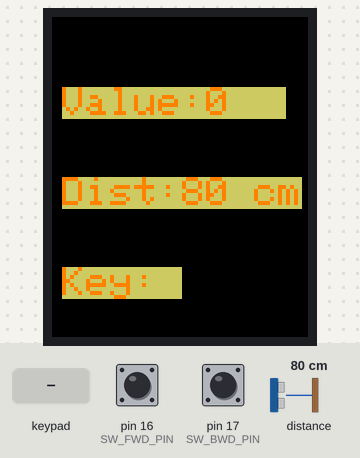
This sketch was run on a simulated Arduino Mega 2560, built with avr-gcc and run on an emulated ATmega2560. On the bench: 128×160 colour display. The inputs (shaded band) are chosen by the test bench; at power-on: pin 16 (SW_FWD_PIN) HIGH, pin 17 (SW_BWD_PIN) HIGH, distance to the obstacle 80 cm. What the sketch prints to the serial monitor is not drawn.

Above: at 1.4 s.
1.5 s: keypad keys 3 0 3 1 3 2 3 3 # pressed 0.4 s apart
At 5.1 s:
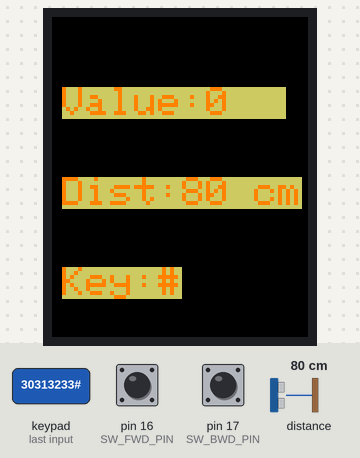
6.6 s: key 'A' pressed
At 7.4 s:
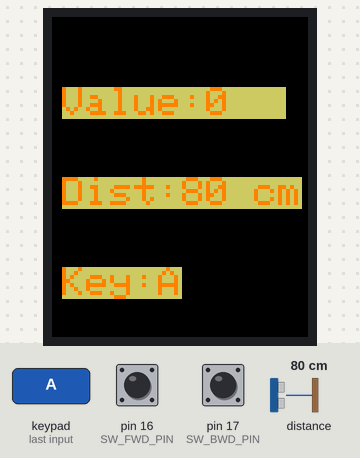
8.1 s: key 'B' pressed
At 8.6 s:
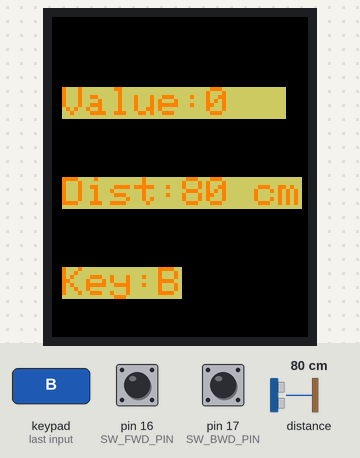
9.6 s: keypad keys 3 0 3 1 3 2 3 3 * pressed 0.4 s apart
At 13.7 s:
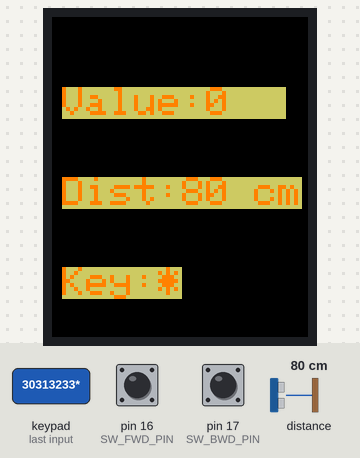
14.7 s: key 'C' pressed
At 15.9 s:
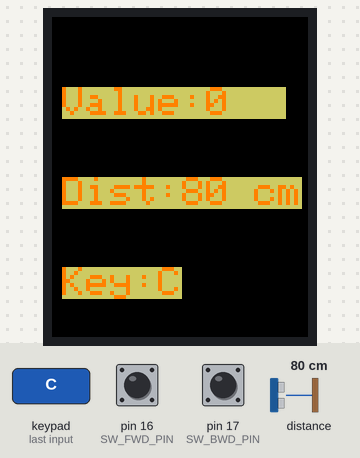
16.2 s: keypad keys 3 0 3 1 3 2 3 3 D pressed 0.4 s apart
At 18.9 s:
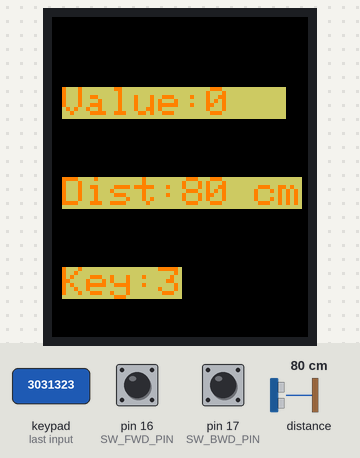
Timing chart, 0 to 20.4 s (numbered marks = the images above; inputs shaded):
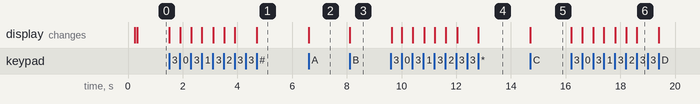

Measured:
- after the input at 1.5 s, the display: first changes at once (image 1 shows a later state)
- after the input at 6.6 s, the display: changes at once (image 2)
- after the input at 8.1 s, the display: changes at once (image 3)
- after the input at 9.6 s, the display: first changes at once (image 4 shows a later state)
- after the input at 14.7 s, the display: changes at once (image 5)
- after the input at 16.2 s, the display: changes at once (image 6)

The sketch:

combine_KeypadV3.ino
```cpp
#include <Wire.h>
#include <AccelStepper.h>
#include <Adafruit_GFX.h>
#include <Adafruit_ST7735.h>
#include <VL53L0X.h>
#include <Keypad.h>

// ====== Stepping Motor (Driver mode) ======
#define STEP_PIN     14       // STEP signal .7
#define DIR_PIN      15      // DIR signal ,6
#define SW_FWD_PIN  16       // forward switch (active LOW) , 22
#define SW_BWD_PIN  17       // backward switch (active LOW),23

const float MAX_SPEED    = 1333.0;
const float ACCELERATION = 2000.0;
AccelStepper stepper(AccelStepper::DRIVER, STEP_PIN, DIR_PIN);

// ====== TFT Display ======
#define TFT_CS   53
#define TFT_DC    9
#define TFT_RST   8
Adafruit_ST7735 tft(TFT_CS, TFT_DC, TFT_RST);

// ====== Counter Buttons ======
const uint8_t SW_UP   = 16; //,22
const uint8_t SW_DOWN = 17; //,23

// ====== VL53L0X Distance Sensor ======
VL53L0X sensor;

// ====== Keypad 4x4 (Direct GPIO) ======
const byte ROWS = 4, COLS = 4;
char keys[ROWS][COLS] = {{'1','2','3','A'},{'4','5','6','B'},{'7','8','9','C'},{'*','0','#','D'}};
byte rowPins[ROWS] = {30,31,32,33};
byte colPins[COLS] = {26,27,28,29};
Keypad keypad(makeKeymap(keys), rowPins, colPins, ROWS, COLS);

// ====== Global Variables ======
int counter = 0;
char lastKey = ' ';
uint16_t bgColor;
uint16_t xValueNum, xDistNum, xKeyNum;
const unsigned long REFRESH_MS      = 200;
const unsigned long SENSOR_INTERVAL = 300;
unsigned long lastRefresh = 0, lastSensor = 0;

// ====== Helper: clear and print field ======
void updateField(uint16_t x, uint16_t y, uint16_t w, uint16_t h, const String &text) {
  tft.fillRect(x, y, w, h, bgColor);
  tft.setCursor(x, y);
  tft.print(text);
}

void setup() {
  Serial.begin(9600);
  while (!Serial);

  // Check VL53L0X Sensor
  Serial.println("Checking VL53L0X...");
  Wire.begin();
  sensor.setTimeout(500);
  if (!sensor.init()) {
    Serial.println("VL53L0X init failed!");
    while (1);
  }
  sensor.setSignalRateLimit(0.25);
  sensor.setVcselPulsePeriod(VL53L0X::VcselPeriodPreRange, 18);
  sensor.setVcselPulsePeriod(VL53L0X::VcselPeriodFinalRange, 14);
  sensor.setMeasurementTimingBudget(200000);
  sensor.startContinuous();
  Serial.println("VL53L0X OK");

  // Check TFT Display
  Serial.println("Checking TFT...");
  pinMode(TFT_CS, OUTPUT);
  tft.initR(INITR_BLACKTAB);
  tft.setRotation(0);
  tft.fillScreen(ST77XX_BLACK);
  tft.setTextSize(2);
  tft.setTextWrap(false);
  bgColor = tft.color565(200,200,100);
  tft.setTextColor(ST77XX_ORANGE, bgColor);
  Serial.println("TFT OK");

  // Check Stepper Motor
  Serial.println("Checking Stepper...");
  stepper.setMaxSpeed(MAX_SPEED);
  stepper.setAcceleration(ACCELERATION);
  pinMode(SW_FWD_PIN, INPUT_PULLUP);
  pinMode(SW_BWD_PIN, INPUT_PULLUP);
  Serial.println("Stepper OK");

  // Check Counter Buttons
  Serial.println("Checking counter buttons...");
  pinMode(SW_UP, INPUT_PULLUP);
  pinMode(SW_DOWN, INPUT_PULLUP);
  Serial.println("Counter buttons OK");

  // Check Keypad
  Serial.println("Checking Keypad...");
  // No init needed for direct GPIO Keypad
  Serial.println("Keypad OK");

  // Print static labels and record cursor X
  tft.setCursor(5, 35);
  tft.print("Value:"); xValueNum = tft.getCursorX();
  tft.setCursor(5, 80);
  tft.print("Dist:");  xDistNum  = tft.getCursorX();
  tft.setCursor(5,125);
  tft.print("Key:");   xKeyNum   = tft.getCursorX();

  // Initialize display fields
  updateField(xValueNum,35,40,16,String(counter));
  updateField(xDistNum, 80,60,16,"--");
  updateField(xKeyNum,125,12,16,String(lastKey));
}

void loop() {
  unsigned long now = millis();

  // Stepping Motor control (Driver)
  bool fwd = digitalRead(SW_FWD_PIN) == LOW;
  bool bwd = digitalRead(SW_BWD_PIN) == LOW;
  if (fwd && !bwd) stepper.setSpeed(MAX_SPEED);
  else if (bwd && !fwd) stepper.setSpeed(-MAX_SPEED);
  else stepper.setSpeed(0);
  stepper.runSpeed();

  // Counter update from buttons
  bool up   = (digitalRead(SW_UP)   == LOW);
  bool down = (digitalRead(SW_DOWN) == LOW);
  if (up && !down && now - lastRefresh >= REFRESH_MS) {
    counter++;
    updateField(xValueNum,35,40,16,String(counter));
    lastRefresh = now;
  } else if (down && !up && now - lastRefresh >= REFRESH_MS) {
    counter--;
    updateField(xValueNum,35,40,16,String(counter));
    lastRefresh = now;
  }

  // Read VL53L0X sensor
  if (now - lastSensor >= SENSOR_INTERVAL) {
    uint16_t mm = sensor.readRangeContinuousMillimeters();
    bool to = sensor.timeoutOccurred();
    int dcm = (!to && mm != 65535 && mm/10 != 819) ? mm/10 : -1;
    lastSensor = now;
    String distText = (dcm >= 0 ? String(dcm)+" cm" : "--");
    updateField(xDistNum,80,60,16,distText);
    Serial.print("Dist: "); Serial.println(distText);
  }

  // Read Keypad
  char k = keypad.getKey();
  if (k && k != lastKey) {
    lastKey = k;
    updateField(xKeyNum,125,12,16,String(k));
    Serial.print("Key: "); Serial.println(k);
  }
}
```
